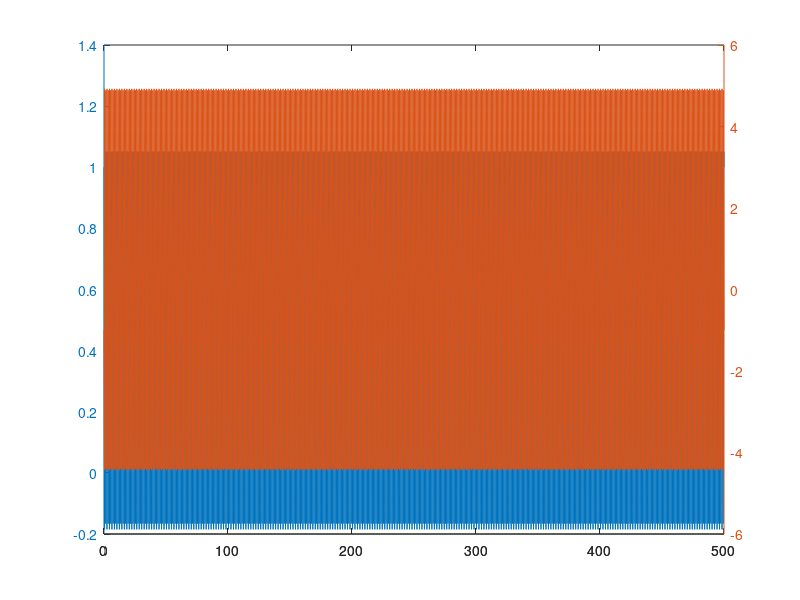

Source code (MATLAB): (Note: this script raises an error after producing the figure.)
%parameter
m=0.05; %mass of the ball
e=1; %restit coeff
z0=1; %initial position
v0=-1; %initial velocity
g=9.81; %gravity
dt=0.05; %time step
N=10000; %number of step
v=[v0];
z=[z0];
for nn=1:N
    vh=v(nn)-0.5*g*dt;
    z(nn+1)=z(nn)+vh*dt;
    if z(nn+1)>0
        v(nn+1)=vh-0.5*g*dt;
    else
        v(nn+1)=-e*(vh-0.5*g*dt);
    end
end

%% Plot
t=0:dt:N*dt;
plotyy(t,z,t,v);
[hAx,~,~] = plotyy(x,y1,x,y2);

xlabel('Time (s)')
ylabel(hAx(1),'Position (m)') % left y-axis
ylabel(hAx(2),'Velocity (m/s)') % right y-axis
